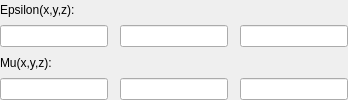
            <widget class="QWidget" name="page_Anisotropic">
             <property name="sizePolicy">
              <sizepolicy hsizetype="Preferred" vsizetype="Fixed">
               <horstretch>0</horstretch>
               <verstretch>0</verstretch>
              </sizepolicy>
             </property>
             <layout class="QGridLayout" name="gridLayout">
              <property name="leftMargin">
               <number>0</number>
              </property>
              <property name="topMargin">
               <number>0</number>
              </property>
              <property name="rightMargin">
               <number>0</number>
              </property>
              <property name="bottomMargin">
               <number>0</number>
              </property>
              <property name="horizontalSpacing">
               <number>12</number>
              </property>
              <property name="verticalSpacing">
               <number>6</number>
              </property>
              <item row="0" column="0">
               <widget class="QLabel" name="label_6">
                <property name="text">
                 <string>Epsilon(x,y,z):</string>
                </property>
               </widget>
              </item>
              <item row="1" column="1">
               <widget class="QLineEdit" name="lineEdit_EpsilonY"/>
              </item>
              <item row="3" column="1">
               <widget class="QLineEdit" name="lineEdit_MuY"/>
              </item>
              <item row="2" column="0">
               <widget class="QLabel" name="label_10">
                <property name="text">
                 <string>Mu(x,y,z):</string>
                </property>
               </widget>
              </item>
              <item row="3" column="2">
               <widget class="QLineEdit" name="lineEdit_MuZ"/>
              </item>
              <item row="1" column="0">
               <widget class="QLineEdit" name="lineEdit_EpsilonX"/>
              </item>
              <item row="3" column="0">
               <widget class="QLineEdit" name="lineEdit_MuX"/>
              </item>
              <item row="1" column="2">
               <widget class="QLineEdit" name="lineEdit_EpsilonZ"/>
              </item>
             </layout>
            </widget>
